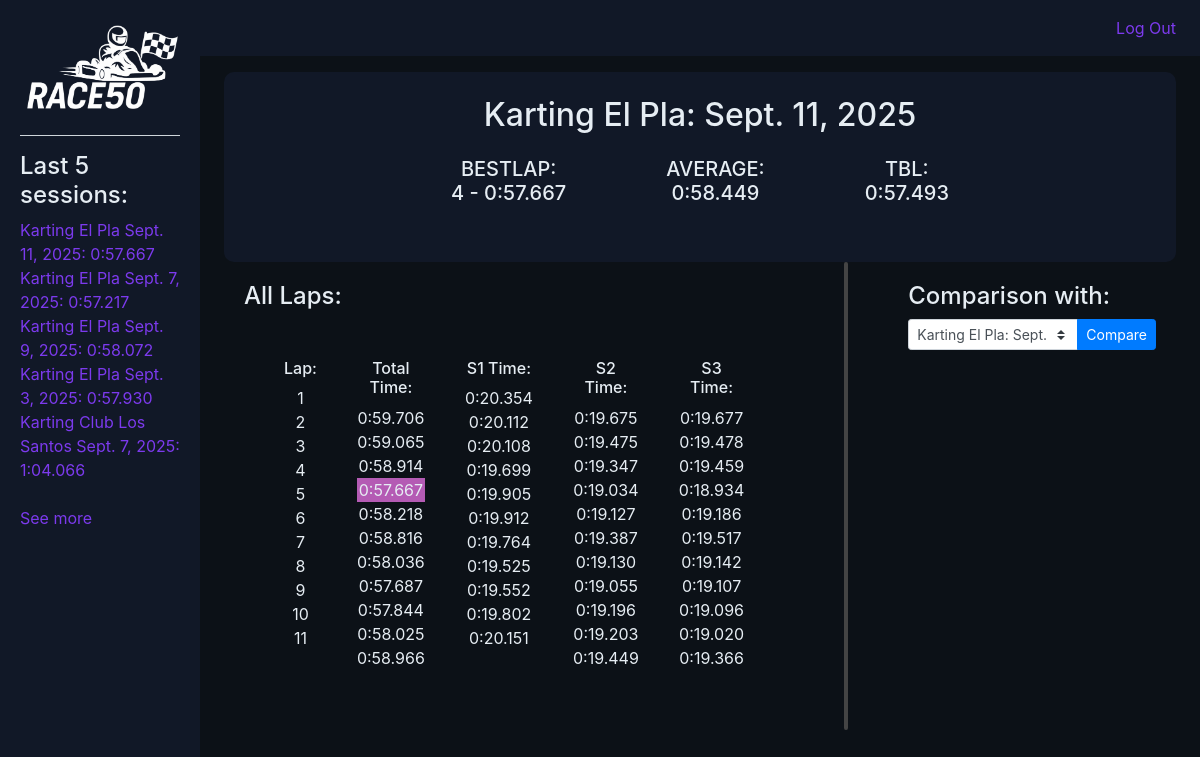
The page /race50/session/26 (signed in) on the database its author committed.
### race50/models.py (models this page shows, shortened)
class Session(models.Model):
    user = models.ForeignKey(settings.AUTH_USER_MODEL, on_delete=models.CASCADE, related_name="sessions")
    external_id = models.CharField(max_length=200, null=True, blank=True)
    track = models.CharField(max_length=100)
    date = models.DateField()
    laps_count = models.PositiveIntegerField()
    best_lap_ms = models.PositiveIntegerField()
    best_lap_number = models.PositiveIntegerField()
    worst_lap_ms = models.PositiveIntegerField()
    avg_lap_ms = models.PositiveIntegerField()
    tbl_ms = models.PositiveIntegerField()
    consistency_percent = models.FloatField()
    notes = models.TextField(blank=True)
    created_at = models.DateTimeField(auto_now_add=True)
    class Meta:
        indexes = [models.Index(fields=["user", "date"])]

class Lap(models.Model):
    session = models.ForeignKey(Session, on_delete=models.CASCADE, related_name="laps")
    lap = models.PositiveIntegerField()
    s1_ms = models.PositiveIntegerField()
    s2_ms = models.PositiveIntegerField()
    s3_ms = models.PositiveIntegerField()
    total_ms = models.PositiveIntegerField()
    notes = models.TextField(blank=True)
    class Meta:
        unique_together = [("session", "lap")]
        indexes = [models.Index(fields=["session", "lap"])]

### race50/views.py (the view)
# urls.py: path("session/<int:session_id>", views.session, name="session"),
@login_required
def session(request, session_id):
    session = (Session.objects.get(user=request.user, id=session_id))
    laps = (Lap.objects.filter(session=session))
    posibilities = (Session.objects.filter(user=request.user, track=session.track).exclude(id=session_id))
    if request.method == "POST":
        selected_option_id = request.POST.get("selectedOption")
        if selected_option_id:
            url = f"{reverse('session', args=[session.id])}?compare={selected_option_id}"
            return redirect(url)
    compare_id = request.GET.get("compare")
    if compare_id:
        compare = (Session.objects.get(user=request.user, id=compare_id))
        if compare:
            compare_laps = (Lap.objects.filter(session=compare))
    else:
        compare = None
        compare_laps = None
    return render(request, "race50/session.html", {
        "session": session,
        "laps": laps,
        "posibilities": posibilities,
        "compare": compare,
        "compare_laps": compare_laps
    })

### race50/templatetags/race50_extras.py (called while the page is built)
@register.filter(name="format_ms")
def format_ms(ms):
    try:
        ms = int(ms)
    except (TypeError, ValueError):
        return ""  # or return ms
    minutes = ms // 60000
    seconds = (ms % 60000) // 1000
    millis  = ms % 1000
    return f"{minutes}:{seconds:02d}.{millis:03d}"

### race50/views.py (called while the page is built)
def global_context(request):
    if request.user.is_authenticated:
        last_five = Session.objects.filter(user=request.user).order_by('-created_at')[:5]
        return {
            "last_five": last_five
        }
    else:
        last_five = Session.objects.none()
        return {
            "last_five": last_five
        }

### race50/templates/race50/session.html (shortened to what this page needs)
{% extends "race50/layout.html" %}
{% load static %}
{% load race50_extras %}
{% block body %}
    <div class="header">
        <div class="header-title">
            <br>
            <h2>{{ session.track }}: {{ session.date }}</h2>
        </div>
        <div class="header-message">
            <h5 class="header-message-text">
                BESTLAP: <br>
                {{ session.best_lap_number }} - {{ session.best_lap_ms|format_ms }}
            </h5>
            <h5 class="header-message-text">
                AVERAGE: <br>
                {{ session.avg_lap_ms|format_ms }}
            </h5>
            <h5 class="header-message-text">
                TBL: <br>
                {{ session.tbl_ms|format_ms }}
            </h5>
        </div>
        <br>
    </div>
    <div class="body-container">
        <div class="body-left">
            <div class="body-left-title">
                <h4>All Laps:</h4>
            </div>
            <div class="body-left-laps">
                <div class="lap-num">
                    <h6>Lap:</h6>
                    {% for lap in laps %}
                        {{ lap.lap }}<br>
                    {% endfor %}
                </div>
                <div class="lap-time">
                    <h6>Total Time:</h6>
                    {% for lap in laps %}
                        {% if lap.lap == session.best_lap_number %}
                            <div style="background-color: rgb(180, 91, 180);">{{ lap.total_ms|format_ms }}</div>
                        {% else %}
                            {{ lap.total_ms|format_ms }}<br>
                        {% endif %}
                    {% endfor %}
                </div>
                <div class="lap-s1">
                    <h6>S1 Time:</h6>
                    {% for lap in laps %}
                        {{ lap.s1_ms|format_ms }} <br>
                    {% endfor %}
                </div>
                <div class="lap-s2">
                    <h6>S2 Time:</h6>
                    {% for lap in laps %}
                        {{ lap.s2_ms|format_ms }} <br>
                    {% endfor %}
                </div>
                <div class="lap-s3">
                    <h6>S3 Time:</h6>
                    {% for lap in laps %}
                        {{ lap.s3_ms|format_ms }} <br>
                    {% endfor %}
                </div>
            </div>
        </div>
        <div class="body-separation"></div>
        <div class="body-right">
            <div class="body-right-form">
                <form action="{% url 'session' session.id %}" method="post" class="mb-0">
                    <label for="comparison" class="mb-2"><h4 class="mb-0">Comparison with:</h4></label>
                    <div class="input-group input-group-sm" style="max-width: 420px;">
                            <select id="comparison" name="selectedOption" class="custom-select" required>
                                {% for posibility in posibilities %}
                                    <option value="{{ posibility.id }}">{{ posibility.track }}: {{ posibility.date }}</option>
                                {% endfor %}
                            </select>
                        <div class="input-group-append">
                            <button type="submit" class="btn btn-primary">Compare</button>
                        </div>
                    </div>
                </form>
            </div>
            <div class="body-right-laps">
            </div>
        </div>
    </div>
    {% load static %}
        <link rel="stylesheet" href="{% static 'race50/css/session.css' %}">
{% endblock %}

### race50/templates/race50/layout.html (shortened to what this page needs)
{% load static %}
{% load race50_extras %}
<!DOCTYPE html>
<html lang="en">
    <head>
        <link rel="stylesheet" href="https://stackpath.bootstrapcdn.com/bootstrap/4.4.1/css/bootstrap.min.css">
        <link rel="stylesheet" href="{% static 'race50/css/style.css' %}">
    </head>
    <body>
        <div class="container-fluid">
            <div class="row g-0">
            <div class="sidebar col-lg-2 col-md-3">
                <div class="logo-wrap">
                <a href="{% url 'index' %}">
                    <img class="logo" src="{% static 'race50/images/RACE50 - logo.png' %}" alt="Race50 Logo">
                </a>
                </div>
                <hr>
                {% block nav %}
                <div>
                    {% if user.is_authenticated %}
                        <h4>Last 5 sessions:</h4>
                        {% if last_five %}
                            {% for session in last_five %}
                                <a href="{% url 'session' session.id %}">{{ session.track }} {{ session.date }}: {{ session.best_lap_ms|format_ms }}</a><br>
                            {% endfor %}
                            <br>
                            <a href="{% url 'sessions' %}">See more</a>
                        {% else %}
                            <h6>No sessions yet.</h6>
                        {% endif %}
                    {% endif %}
                </div>
                {% endblock %}
            </div>
            <div class="main col-lg-10 col-md-9">
                <nav class="navbar navbar-expand-lg">
                <div class="container-fluid px-0">
                    <ul class="navbar-nav ml-auto">
                    {% if user.is_authenticated %}
                        <li class="nav-item">
                        <a class="nav-link" href="{% url 'logout' %}">Log Out</a>
                        </li>
                    {% endif %}
                    </ul>
                </div>
                </nav>
                <div class="inside-body">
                {% block body %}{% endblock %}
                </div>
            </div>
            </div>
        </div>
    </body>
</html>

### race50/static/race50/css/style.css (style rules this page uses)
body { margin: 0; background-color: #0C1117; }
.header { background-color: #111827; border-radius: 10px; }
hr { background-color: #E6EDF3; }
h1, h2, h3, h4, h5, h6, p { color: #E6EDF3; }
a { color: #7C3AED; }
.sidebar { background-color: #111827; min-height: 100vh; height: auto; padding: 20px; }
.logo-wrap { display: flex; justify-content: center; align-items: center; height: auto; }
.logo { display: flex; max-width: 100%; height: auto; }
.main { padding: 0px; }
.navbar { background-color: #111827; box-sizing: border-box; }
ul, li { list-style-type: none; }
.inside-body { display: block; padding: 16px 24px; width: 100%; box-sizing: border-box; }

### race50/static/race50/css/session.css (style rules this page uses)
.header { display: flex; flex-direction: column; align-items: center; gap: 15px; padding-bottom: 10px; }
.header-title { margin: 0; }
.header-message { display: flex; justify-content: center; align-items: center; gap: 100px; }
.header-message-text { text-align: center; }
.body-container { display: flex; align-items: stretch; justify-content: center; box-sizing: border-box; }
.body-right-laps, .body-left-laps { display: flex; flex-direction: row; justify-content: space-around; flex: 1; padding: 20px; box-sizing: border-box; }
.lap-num, .lap-time, .lap-s1, .lap-s2, .lap-s3 { color: #E6EDF3; flex: 1; padding: 20px; text-align: center; }
.body-right, .body-left { flex: 1; padding: 20px; box-sizing: border-box; }
.body-separation { width: 4px; background-color: #444; margin: 0 40px; border-radius: 2px; }

### rows shown on the page
Session: track "Karting El Pla", date "Sept. 11, 2025", best_lap_ms "0:57.667", best_lap_number "4", avg_lap_ms "0:58.449", tbl_ms "0:57.493"
Session: track "Karting El Pla", date "Sept. 7, 2025", best_lap_ms "0:57.217"
Session: track "Karting El Pla", date "Sept. 9, 2025", best_lap_ms "0:58.072"
Session: track "Karting El Pla", date "Sept. 3, 2025", best_lap_ms "0:57.930"
Session: track "Karting Club Los Santos", date "Sept. 7, 2025", best_lap_ms "1:04.066"
Lap: lap "1", total_ms "0:59.706", s1_ms "0:20.354", s2_ms "0:19.675", s3_ms "0:19.677"
Lap: lap "2", total_ms "0:59.065", s1_ms "0:20.112", s2_ms "0:19.475", s3_ms "0:19.478"
Lap: lap "3", total_ms "0:58.914", s1_ms "0:20.108", s2_ms "0:19.347", s3_ms "0:19.459"
Lap: lap "4", total_ms "0:57.667", s1_ms "0:19.699", s2_ms "0:19.034", s3_ms "0:18.934"
Lap: lap "5", total_ms "0:58.218", s1_ms "0:19.905", s2_ms "0:19.127", s3_ms "0:19.186"
Lap: lap "6", total_ms "0:58.816", s1_ms "0:19.912", s2_ms "0:19.387", s3_ms "0:19.517"
Lap: lap "7", total_ms "0:58.036", s1_ms "0:19.764", s2_ms "0:19.130", s3_ms "0:19.142"
Lap: lap "8", total_ms "0:57.687", s1_ms "0:19.525", s2_ms "0:19.055", s3_ms "0:19.107"
Lap: lap "9", total_ms "0:57.844", s1_ms "0:19.552", s2_ms "0:19.196", s3_ms "0:19.096"
Lap: lap "10", total_ms "0:58.025", s1_ms "0:19.802", s2_ms "0:19.203", s3_ms "0:19.020"
Lap: lap "11", total_ms "0:58.966", s1_ms "0:20.151", s2_ms "0:19.449", s3_ms "0:19.366"

### other values the page prints
form field selectedOption "Karting El Pla: Sept. 5, 2025"
